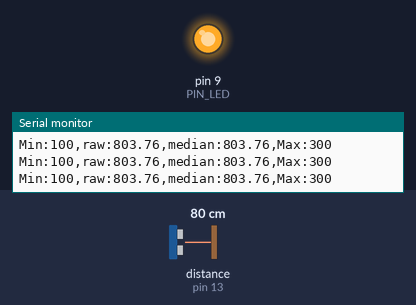
A sketch run on a simulated Arduino Uno, built with avr-gcc and run on an emulated ATmega328P. Parts: output pins drawn as LEDs (lit = HIGH), the last lines printed to the serial monitor. Wiring (inferred from the names in the program): ultrasonic range finder: trigger pin 12; echo pin 13. The test bench sets the inputs (shaded band); at power-on: distance to the obstacle (sensor on pin 13) 80 cm. The echo pulse lasts 58.3 µs per cm; pins used as bus, display or sensor lines are not drawn.

Above: at 1.2 s.
1.3 s: distance to the obstacle (sensor on pin 13) set to 34 cm
3.1 s: distance to the obstacle (sensor on pin 13) set to 27 cm
At 4.7 s:
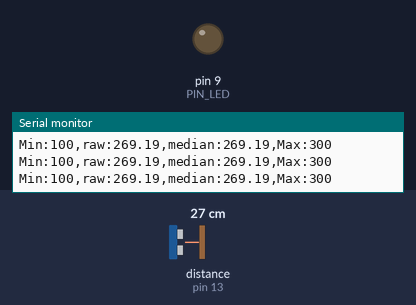
5.0 s: distance to the obstacle (sensor on pin 13) set to 12 cm
8.0 s: distance to the obstacle (sensor on pin 13) set to 9 cm
At 9.8 s:
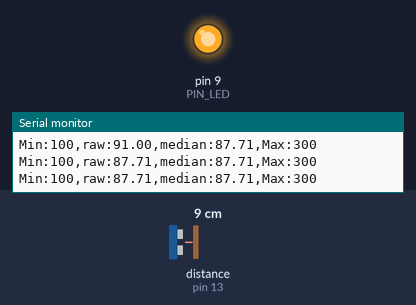
11.0 s: distance to the obstacle (sensor on pin 13) set to 18 cm
At 12.1 s:
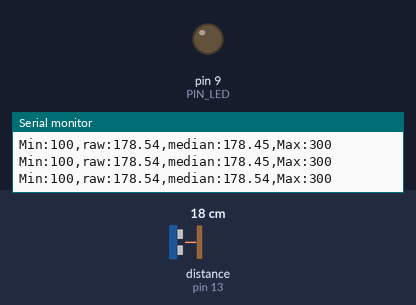
Timing chart, 0 to 13.9 s (numbered marks = the images above; inputs shaded):
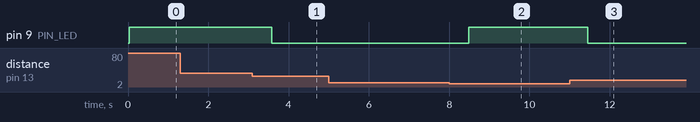

Measured:
- the behaviour switches between 31 and 30 cm on distance to the obstacle (sensor on pin 13) (found by bisection; images 0 and 1)
- the behaviour switches between 11 and 10 cm on distance to the obstacle (sensor on pin 13) (found by bisection; images 1 and 2)
- after the input at 3.1 s, pin 9 (PIN_LED): HIGH → LOW after 0.48 s
- after the input at 8.0 s, pin 9 (PIN_LED): LOW → HIGH after 0.48 s
- after the input at 11.0 s, pin 9 (PIN_LED): HIGH → LOW after 0.45 s

The sketch:

09C19.ino
```cpp
// Arduino pin assignment
#define PIN_LED  9
#define PIN_TRIG 12
#define PIN_ECHO 13

// configurable parameters
#define SND_VEL 346.0     // sound velocity at 24 celsius degree (unit: m/sec)
#define INTERVAL 25       // sampling interval (unit: msec)
#define PULSE_DURATION 10 // ultra-sound Pulse Duration (unit: usec)
#define _DIST_MIN 100     // minimum distance to be measured (unit: mm)
#define _DIST_MAX 300     // maximum distance to be measured (unit: mm)

#define TIMEOUT ((INTERVAL / 2) * 1000.0) // maximum echo waiting time (unit: usec)
#define SCALE (0.001 * 0.5 * SND_VEL)     // coefficent to convert duration to distance

#define SAMPLE_SIZE 30    // 중위수 필터용 샘플 개수 (3, 10, 30 중 하나로 변경 가능)

unsigned long last_sampling_time;   // unit: msec
float samples[SAMPLE_SIZE];         // 최근 측정값 저장 배열
int sample_index = 0;               // 현재 배열 인덱스
bool buffer_full = false;           // 샘플 버퍼가 꽉 찼는지 여부

// ====== 함수 선언 ======
float USS_measure(int TRIG, int ECHO);
float getMedian();

// ====== setup() ======
void setup() {
  pinMode(PIN_LED, OUTPUT);
  pinMode(PIN_TRIG, OUTPUT);
  pinMode(PIN_ECHO, INPUT);
  digitalWrite(PIN_TRIG, LOW);

  Serial.begin(57600);
  last_sampling_time = millis();
}

// ====== loop() ======
void loop() {
  if (millis() < last_sampling_time + INTERVAL)
    return;

  float dist_raw = USS_measure(PIN_TRIG, PIN_ECHO);

  // 범위 필터 제거 (직전 유효값 적용 금지)
  // 측정값을 버퍼에 저장
  samples[sample_index] = dist_raw;
  sample_index = (sample_index + 1) % SAMPLE_SIZE;
  if (sample_index == 0) buffer_full = true;

  // 중위수 계산
  float dist_median = getMedian();

  // 출력 형식: 시리얼 플로터용
  Serial.print("Min:");
  Serial.print(_DIST_MIN);
  Serial.print(",raw:");
  Serial.print(dist_raw);
  Serial.print(",median:");
  Serial.print(dist_median);
  Serial.print(",Max:");
  Serial.print(_DIST_MAX);
  Serial.println("");

  // LED 동작 (범위 안이면 ON, 벗어나면 OFF)
  if ((dist_median >= _DIST_MIN) && (dist_median <= _DIST_MAX))
    digitalWrite(PIN_LED, LOW);   // ON
  else
    digitalWrite(PIN_LED, HIGH);  // OFF

  last_sampling_time = millis();
}

// ====== 초음파 거리 측정 함수 ======
float USS_measure(int TRIG, int ECHO)
{
  digitalWrite(TRIG, HIGH);
  delayMicroseconds(PULSE_DURATION);
  digitalWrite(TRIG, LOW);

  return pulseIn(ECHO, HIGH, TIMEOUT) * SCALE; // 단위: mm
}

// ====== 중위수 계산 함수 ======
float getMedian() {
  int count = buffer_full ? SAMPLE_SIZE : sample_index;
  if (count == 0) return 0;

  float temp[SAMPLE_SIZE];
  for (int i = 0; i < count; i++) temp[i] = samples[i];

  // 간단한 버블 정렬
  for (int i = 0; i < count - 1; i++) {
    for (int j = i + 1; j < count; j++) {
      if (temp[i] > temp[j]) {
        float t = temp[i];
        temp[i] = temp[j];
        temp[j] = t;
      }
    }
  }

  // 중앙값 반환
  if (count % 2 == 1)
    return temp[count / 2];
  else
    return (temp[count / 2 - 1] + temp[count / 2]) / 2.0;
}
```
